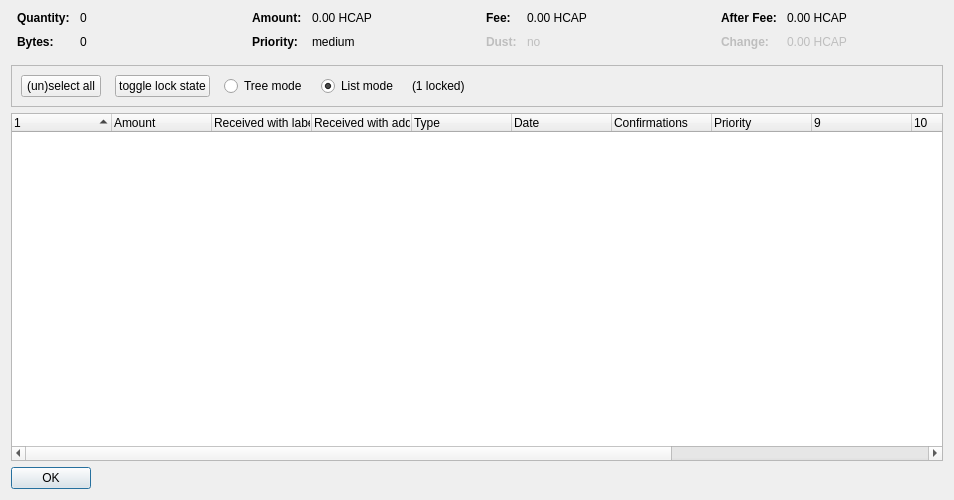
<?xml version="1.0" encoding="UTF-8"?>
<ui version="4.0">
 <class>CoinControlDialog</class>
 <widget class="QDialog" name="CoinControlDialog">
  <property name="geometry">
   <rect>
    <x>0</x>
    <y>0</y>
    <width>954</width>
    <height>500</height>
   </rect>
  </property>
  <property name="windowTitle">
   <string>Coin Selection</string>
  </property>
  <layout class="QVBoxLayout" name="verticalLayout">
   <item>
    <layout class="QHBoxLayout" name="horizontalLayoutTop" stretch="0,0,0,0">
     <property name="topMargin">
      <number>0</number>
     </property>
     <property name="bottomMargin">
      <number>10</number>
     </property>
     <item>
      <layout class="QFormLayout" name="formLayoutCoinControl1">
       <property name="horizontalSpacing">
        <number>10</number>
       </property>
       <property name="verticalSpacing">
        <number>10</number>
       </property>
       <property name="leftMargin">
        <number>6</number>
       </property>
       <property name="rightMargin">
        <number>6</number>
       </property>
       <item row="0" column="0">
        <widget class="QLabel" name="labelCoinControlQuantityText">
         <property name="font">
          <font>
           <weight>75</weight>
           <bold>true</bold>
          </font>
         </property>
         <property name="text">
          <string>Quantity:</string>
         </property>
        </widget>
       </item>
       <item row="0" column="1">
        <widget class="QLabel" name="labelCoinControlQuantity">
         <property name="cursor">
          <cursorShape>IBeamCursor</cursorShape>
         </property>
         <property name="contextMenuPolicy">
          <enum>Qt::ActionsContextMenu</enum>
         </property>
         <property name="text">
          <string notr="true">0</string>
         </property>
         <property name="textInteractionFlags">
          <set>Qt::LinksAccessibleByMouse|Qt::TextSelectableByKeyboard|Qt::TextSelectableByMouse</set>
         </property>
        </widget>
       </item>
       <item row="1" column="0">
        <widget class="QLabel" name="labelCoinControlBytesText">
         <property name="font">
          <font>
           <weight>75</weight>
           <bold>true</bold>
          </font>
         </property>
         <property name="text">
          <string>Bytes:</string>
         </property>
        </widget>
       </item>
       <item row="1" column="1">
        <widget class="QLabel" name="labelCoinControlBytes">
         <property name="cursor">
          <cursorShape>IBeamCursor</cursorShape>
         </property>
         <property name="contextMenuPolicy">
          <enum>Qt::ActionsContextMenu</enum>
         </property>
         <property name="text">
          <string notr="true">0</string>
         </property>
         <property name="textInteractionFlags">
          <set>Qt::LinksAccessibleByMouse|Qt::TextSelectableByKeyboard|Qt::TextSelectableByMouse</set>
         </property>
        </widget>
       </item>
      </layout>
     </item>
     <item>
      <layout class="QFormLayout" name="formLayoutCoinControl2">
       <property name="horizontalSpacing">
        <number>10</number>
       </property>
       <property name="verticalSpacing">
        <number>10</number>
       </property>
       <property name="leftMargin">
        <number>6</number>
       </property>
       <property name="rightMargin">
        <number>6</number>
       </property>
       <item row="0" column="0">
        <widget class="QLabel" name="labelCoinControlAmountText">
         <property name="font">
          <font>
           <weight>75</weight>
           <bold>true</bold>
          </font>
         </property>
         <property name="text">
          <string>Amount:</string>
         </property>
        </widget>
       </item>
       <item row="0" column="1">
        <widget class="QLabel" name="labelCoinControlAmount">
         <property name="cursor">
          <cursorShape>IBeamCursor</cursorShape>
         </property>
         <property name="contextMenuPolicy">
          <enum>Qt::ActionsContextMenu</enum>
         </property>
         <property name="text">
          <string notr="true">0.00 HCAP</string>
         </property>
         <property name="textInteractionFlags">
          <set>Qt::LinksAccessibleByMouse|Qt::TextSelectableByKeyboard|Qt::TextSelectableByMouse</set>
         </property>
        </widget>
       </item>
       <item row="1" column="0">
        <widget class="QLabel" name="labelCoinControlPriorityText">
         <property name="font">
          <font>
           <weight>75</weight>
           <bold>true</bold>
          </font>
         </property>
         <property name="text">
          <string>Priority:</string>
         </property>
        </widget>
       </item>
       <item row="1" column="1">
        <widget class="QLabel" name="labelCoinControlPriority">
         <property name="cursor">
          <cursorShape>IBeamCursor</cursorShape>
         </property>
         <property name="contextMenuPolicy">
          <enum>Qt::ActionsContextMenu</enum>
         </property>
         <property name="text">
          <string>medium</string>
         </property>
         <property name="textInteractionFlags">
          <set>Qt::LinksAccessibleByMouse|Qt::TextSelectableByKeyboard|Qt::TextSelectableByMouse</set>
         </property>
        </widget>
       </item>
      </layout>
     </item>
     <item>
      <layout class="QFormLayout" name="formLayoutCoinControl3">
       <property name="horizontalSpacing">
        <number>10</number>
       </property>
       <property name="verticalSpacing">
        <number>10</number>
       </property>
       <property name="leftMargin">
        <number>6</number>
       </property>
       <property name="rightMargin">
        <number>6</number>
       </property>
       <item row="0" column="0">
        <widget class="QLabel" name="labelCoinControlFeeText">
         <property name="font">
          <font>
           <weight>75</weight>
           <bold>true</bold>
          </font>
         </property>
         <property name="text">
          <string>Fee:</string>
         </property>
        </widget>
       </item>
       <item row="0" column="1">
        <widget class="QLabel" name="labelCoinControlFee">
         <property name="cursor">
          <cursorShape>IBeamCursor</cursorShape>
         </property>
         <property name="contextMenuPolicy">
          <enum>Qt::ActionsContextMenu</enum>
         </property>
         <property name="text">
          <string notr="true">0.00 HCAP</string>
         </property>
         <property name="textInteractionFlags">
          <set>Qt::LinksAccessibleByMouse|Qt::TextSelectableByKeyboard|Qt::TextSelectableByMouse</set>
         </property>
        </widget>
       </item>
       <item row="1" column="0">
        <widget class="QLabel" name="labelCoinControlLowOutputText">
         <property name="enabled">
          <bool>false</bool>
         </property>
         <property name="font">
          <font>
           <weight>75</weight>
           <bold>true</bold>
          </font>
         </property>
         <property name="text">
          <string>Dust:</string>
         </property>
        </widget>
       </item>
       <item row="1" column="1">
        <widget class="QLabel" name="labelCoinControlLowOutput">
         <property name="enabled">
          <bool>false</bool>
         </property>
         <property name="cursor">
          <cursorShape>IBeamCursor</cursorShape>
         </property>
         <property name="contextMenuPolicy">
          <enum>Qt::ActionsContextMenu</enum>
         </property>
         <property name="text">
          <string>no</string>
         </property>
         <property name="textInteractionFlags">
          <set>Qt::LinksAccessibleByMouse|Qt::TextSelectableByKeyboard|Qt::TextSelectableByMouse</set>
         </property>
        </widget>
       </item>
      </layout>
     </item>
     <item>
      <layout class="QFormLayout" name="formLayoutCoinControl4">
       <property name="horizontalSpacing">
        <number>10</number>
       </property>
       <property name="verticalSpacing">
        <number>10</number>
       </property>
       <property name="leftMargin">
        <number>6</number>
       </property>
       <property name="rightMargin">
        <number>6</number>
       </property>
       <item row="0" column="0">
        <widget class="QLabel" name="labelCoinControlAfterFeeText">
         <property name="font">
          <font>
           <weight>75</weight>
           <bold>true</bold>
          </font>
         </property>
         <property name="text">
          <string>After Fee:</string>
         </property>
        </widget>
       </item>
       <item row="0" column="1">
        <widget class="QLabel" name="labelCoinControlAfterFee">
         <property name="cursor">
          <cursorShape>IBeamCursor</cursorShape>
         </property>
         <property name="contextMenuPolicy">
          <enum>Qt::ActionsContextMenu</enum>
         </property>
         <property name="text">
          <string notr="true">0.00 HCAP</string>
         </property>
         <property name="textInteractionFlags">
          <set>Qt::LinksAccessibleByMouse|Qt::TextSelectableByKeyboard|Qt::TextSelectableByMouse</set>
         </property>
        </widget>
       </item>
       <item row="1" column="0">
        <widget class="QLabel" name="labelCoinControlChangeText">
         <property name="enabled">
          <bool>false</bool>
         </property>
         <property name="font">
          <font>
           <weight>75</weight>
           <bold>true</bold>
          </font>
         </property>
         <property name="text">
          <string>Change:</string>
         </property>
        </widget>
       </item>
       <item row="1" column="1">
        <widget class="QLabel" name="labelCoinControlChange">
         <property name="enabled">
          <bool>false</bool>
         </property>
         <property name="cursor">
          <cursorShape>IBeamCursor</cursorShape>
         </property>
         <property name="contextMenuPolicy">
          <enum>Qt::ActionsContextMenu</enum>
         </property>
         <property name="text">
          <string notr="true">0.00 HCAP</string>
         </property>
         <property name="textInteractionFlags">
          <set>Qt::LinksAccessibleByMouse|Qt::TextSelectableByKeyboard|Qt::TextSelectableByMouse</set>
         </property>
        </widget>
       </item>
      </layout>
     </item>
    </layout>
   </item>
   <item>
    <widget class="QFrame" name="frame">
     <property name="minimumSize">
      <size>
       <width>0</width>
       <height>40</height>
      </size>
     </property>
     <property name="frameShape">
      <enum>QFrame::StyledPanel</enum>
     </property>
     <property name="frameShadow">
      <enum>QFrame::Sunken</enum>
     </property>
     <layout class="QHBoxLayout" name="horizontalLayout">
      <item>
       <layout class="QHBoxLayout" name="horizontalLayoutPanel" stretch="0,0,0,0,0,0">
        <property name="spacing">
         <number>14</number>
        </property>
        <item>
         <widget class="QPushButton" name="pushButtonSelectAll">
          <property name="sizePolicy">
           <sizepolicy hsizetype="Maximum" vsizetype="Fixed">
            <horstretch>0</horstretch>
            <verstretch>0</verstretch>
           </sizepolicy>
          </property>
          <property name="text">
           <string>(un)select all</string>
          </property>
          <property name="autoDefault">
           <bool>false</bool>
          </property>
         </widget>
        </item>
        <item>
         <widget class="QPushButton" name="pushButtonToggleLock">
          <property name="sizePolicy">
           <sizepolicy hsizetype="Maximum" vsizetype="Fixed">
            <horstretch>0</horstretch>
            <verstretch>0</verstretch>
           </sizepolicy>
          </property>
          <property name="text">
           <string>toggle lock state</string>
          </property>
          <property name="autoDefault">
           <bool>false</bool>
          </property>
         </widget>
        </item>
        <item>
         <widget class="QRadioButton" name="radioTreeMode">
          <property name="sizePolicy">
           <sizepolicy hsizetype="Maximum" vsizetype="Fixed">
            <horstretch>0</horstretch>
            <verstretch>0</verstretch>
           </sizepolicy>
          </property>
          <property name="text">
           <string>Tree mode</string>
          </property>
         </widget>
        </item>
        <item>
         <widget class="QRadioButton" name="radioListMode">
          <property name="sizePolicy">
           <sizepolicy hsizetype="Maximum" vsizetype="Fixed">
            <horstretch>0</horstretch>
            <verstretch>0</verstretch>
           </sizepolicy>
          </property>
          <property name="text">
           <string>List mode</string>
          </property>
          <property name="checked">
           <bool>true</bool>
          </property>
         </widget>
        </item>
        <item>
         <widget class="QLabel" name="labelLocked">
          <property name="text">
           <string>(1 locked)</string>
          </property>
         </widget>
        </item>
        <item>
         <spacer name="horizontalSpacer">
          <property name="orientation">
           <enum>Qt::Horizontal</enum>
          </property>
          <property name="sizeHint" stdset="0">
           <size>
            <width>40</width>
            <height>20</height>
           </size>
          </property>
         </spacer>
        </item>
       </layout>
      </item>
     </layout>
    </widget>
   </item>
   <item>
    <widget class="CoinControlTreeWidget" name="treeWidget">
     <property name="contextMenuPolicy">
      <enum>Qt::CustomContextMenu</enum>
     </property>
     <property name="sortingEnabled">
      <bool>false</bool>
     </property>
     <property name="columnCount">
      <number>13</number>
     </property>
     <attribute name="headerShowSortIndicator" stdset="0">
      <bool>true</bool>
     </attribute>
     <attribute name="headerStretchLastSection">
      <bool>false</bool>
     </attribute>
     <column>
      <property name="text">
       <string/>
      </property>
     </column>
     <column>
      <property name="text">
       <string>Amount</string>
      </property>
     </column>
     <column>
      <property name="text">
       <string>Received with label</string>
      </property>
     </column>
     <column>
      <property name="text">
       <string>Received with address</string>
      </property>
     </column>
     <column>
      <property name="text">
       <string>Type</string>
      </property>
     </column>
     <column>
      <property name="text">
       <string>Date</string>
      </property>
     </column>
     <column>
      <property name="text">
       <string>Confirmations</string>
      </property>
      <property name="toolTip">
       <string>Confirmed</string>
      </property>
     </column>
     <column>
      <property name="text">
       <string>Priority</string>
      </property>
     </column>
     <column>
      <property name="text">
       <string/>
      </property>
     </column>
     <column>
      <property name="text">
       <string/>
      </property>
     </column>
     <column>
      <property name="text">
       <string/>
      </property>
     </column>
     <column>
      <property name="text">
       <string/>
      </property>
     </column>
     <column>
      <property name="text">
       <string/>
      </property>
     </column>
    </widget>
   </item>
   <item>
    <widget class="QDialogButtonBox" name="buttonBox">
     <property name="sizePolicy">
      <sizepolicy hsizetype="Maximum" vsizetype="Fixed">
       <horstretch>0</horstretch>
       <verstretch>0</verstretch>
      </sizepolicy>
     </property>
     <property name="orientation">
      <enum>Qt::Horizontal</enum>
     </property>
     <property name="standardButtons">
      <set>QDialogButtonBox::Ok</set>
     </property>
    </widget>
   </item>
  </layout>
 </widget>
 <customwidgets>
  <customwidget>
   <class>CoinControlTreeWidget</class>
   <extends>QTreeWidget</extends>
   <header>coincontroltreewidget.h</header>
  </customwidget>
 </customwidgets>
 <resources/>
 <connections/>
</ui>
